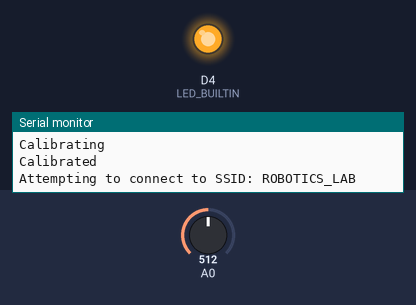
The sketch below on a simulated ESP8266 (NodeMCU). Shown: output pins drawn as LEDs (lit = HIGH, except the on-board LED, lit = LOW), the last lines printed to the serial monitor. The inputs (shaded band) are chosen by the test bench; at power-on: A0 = 512. WiFi joins after 1.5 s; servers stay silent unless stated.

Above: at 17.5 s.
At 28.5 s:
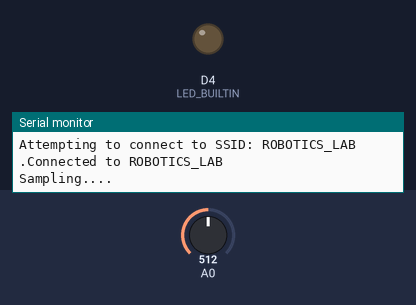
Timing chart, 0 to 65.5 s (numbered marks = the images above):
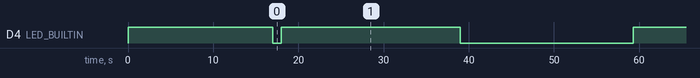

The sketch:

pmmaarijthingspeak.ino
```cpp
 #include "ThingSpeak.h" //install library for thing speak
#include <ESP8266WiFi.h>
#include <SoftwareSerial.h>
#include <Wire.h>
#include <MQ131.h>

SoftwareSerial pmsSerial(D6, D7);

char ssid[] = "ROBOTICS_LAB";        // your network SSID (name)
char pass[] = "PaKiStAn";
char ssid2[] = "MTTV 5G";        // your network SSID (name)
char pass2[] = "bravo173";     // your network password
int keyIndex = 0;            // your network key Index number (needed only for WEP)
WiFiClient  client;

unsigned long myChannelNumber = 2482731;
const char * myWriteAPIKey = "04N4KNROQIBKLWVE";
// Initialize our values
String myStatus = "";


void setup() {
  Serial.begin(115200);  //Initialize serial
  pinMode(LED_BUILTIN, OUTPUT);
  // sensor baud rate is 9600
  pmsSerial.begin(9600);
  //WiFi.mode(WIFI_STA);

  MQ131.begin(2,A0, LOW_CONCENTRATION, 1000000);
  Serial.println("Calibrating");
  MQ131.calibrate();
  Serial.println("Calibrated");
  ThingSpeak.begin(client);  // Initialize ThingSpeak
  Wire.begin();
 Serial.print("Attempting to connect to SSID: ");
 Serial.println(ssid);
//  while(WiFi.status() != WL_CONNECTED) {


//       WiFi.begin(ssid, pass);
//       digitalWrite(LED_BUILTIN, LOW);
//       delay(100);
//       digitalWrite(LED_BUILTIN, HIGH);  // Connect to WPA/WPA2 network. Change this line if using open or WEP network
//       Serial.print(".");
//       delay(5000);

//    }
//    digitalWrite(LED_BUILTIN, LOW);
//    Serial.println("Connected to "+ String(ssid));
}
struct pms5003data {
  uint16_t framelen;
  uint16_t pm10_standard, pm25_standard, pm100_standard;
  uint16_t pm10_env, pm25_env, pm100_env;
  uint16_t particles_03um, particles_05um, particles_10um, particles_25um, particles_50um, particles_100um;
  uint16_t unused;
  uint16_t checksum;
};

struct pms5003data data;
boolean readPMSdata(Stream *s) {
  if (! s->available()) {
    return false;
  }

  // Read a byte at a time until we get to the special '0x42' start-byte
  if (s->peek() != 0x42) {
    s->read();
    return false;
  }

  // Now read all 32 bytes
  if (s->available() < 32) {
    return false;
  }

  uint8_t buffer[32];
  uint16_t sum = 0;
  s->readBytes(buffer, 32);

  // get checksum ready
  for (uint8_t i=0; i<30; i++) {
    sum += buffer[i];
  }

  uint16_t buffer_u16[15];
  for (uint8_t i=0; i<15; i++) {
    buffer_u16[i] = buffer[2 + i*2 + 1];
    buffer_u16[i] += (buffer[2 + i*2] << 8);
  }

  // put it into a nice struct :)
  memcpy((void *)&data, (void *)buffer_u16, 30);

  if (sum != data.checksum) {
    //Serial.println("Checksum failure");
    return false;
  }
  // success!
  return true;
}
void loop() {

  while(WiFi.status() != WL_CONNECTED) {


      WiFi.begin(ssid, pass);
      digitalWrite(LED_BUILTIN, LOW);
      delay(1000);
      digitalWrite(LED_BUILTIN, HIGH);  // Connect to WPA/WPA2 network. Change this line if using open or WEP network
      Serial.print(".");
      delay(4000);

   }
   digitalWrite(LED_BUILTIN, LOW);
   Serial.println("Connected to "+ String(ssid));

  // Connect or reconnect to WiFi
  Serial.println("Sampling....");
  MQ131.sample();
  Serial.print("Concentration O3 : ");
  Serial.print(MQ131.getO3(PPM));
  Serial.println(" ppm");
  Serial.print("Concentration O3 : ");
  Serial.print(MQ131.getO3(MG_M3));
  Serial.println(" mg/m3");

  if (readPMSdata(&pmsSerial)){
  // set the fields with the values
  if(data.pm10_env != 0){
    ThingSpeak.setField(1, data.pm10_env);
    ThingSpeak.setField(2, data.pm25_env);
    ThingSpeak.setField(3, data.pm100_env);
    ThingSpeak.setField(4, data.particles_03um);
    ThingSpeak.setField(5, data.particles_10um);
    ThingSpeak.setField(6, data.particles_25um);
    ThingSpeak.setField(7, MQ131.getO3(PPM));
    ThingSpeak.setField(8, MQ131.getO3(MG_M3));
  }
  //Serial.println();


    // Serial.print("PM 1.0: "); Serial.print(data.pm10_env);
    // Serial.print("\t\tPM 2.5: "); Serial.print(data.pm25_env);
    // Serial.print("\t\tPM 10: "); Serial.println(data.pm100_env);
    // Serial.println("---------------------------------------");
    // Serial.print("Particles > 0.3um / 0.1L air:"); Serial.println(data.particles_03um);
    // Serial.print("Particles > 0.5um / 0.1L air:"); Serial.println(data.particles_05um);
    // Serial.print("Particles > 1.0um / 0.1L air:"); Serial.println(data.particles_10um);
    // Serial.print("Particles > 2.5um / 0.1L air:"); Serial.println(data.particles_25um);
    // Serial.print("Particles > 5.0um / 0.1L air:"); Serial.println(data.particles_50um);
    // Serial.print("Particles > 10.0 um / 0.1L air:"); Serial.println(data.particles_100um);
    // Serial.println("---------------------------------------");
  }

  // set the status
  ThingSpeak.setStatus(myStatus);

  // write to the ThingSpeak channel
  int x = ThingSpeak.writeFields(myChannelNumber, myWriteAPIKey);
  if(x == 200){
    Serial.println("Channel update successful.");
  }
  else{
    Serial.println("Problem updating channel. HTTP error code " + String(x));
  }

  delay(20000); // Wait 20 seconds to update the channel again
}
```

Measured:
- by itself, D4 (LED_BUILTIN): goes LOW 1.0 s, HIGH 21.0 s, LOW 20.3 s, HIGH 17.0 s, LOW 20.3 s, HIGH 17.0 s, then LOW
